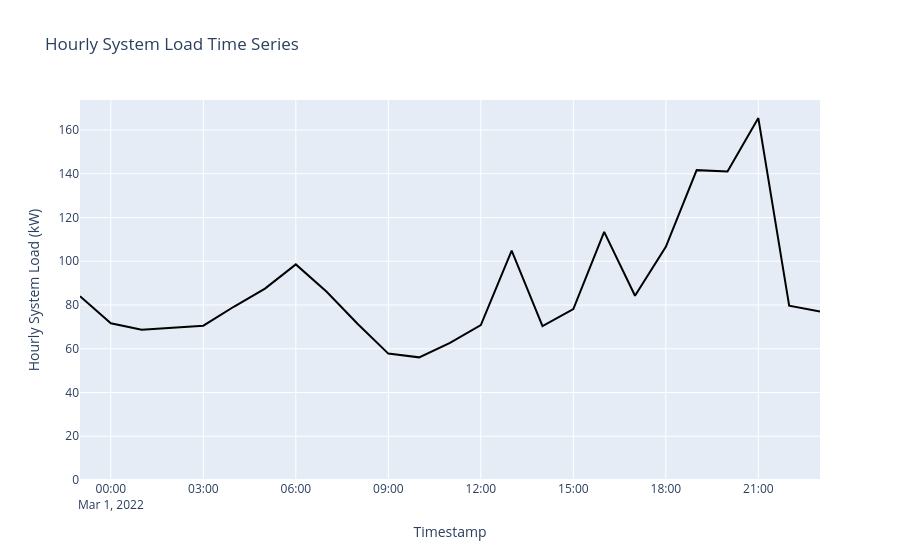

Notebook cell for this chart:
### Markdown cell above
#### Visualization

### Code cell
# Convert the SQL result to Python dataframe.
df_system = result_system.DataFrame()

# Aggregate loads for each hour.
df_system_agg = df_system.groupby('timestamp').sum('value')

# Plot the system time series.
plot_line(df_system, df_system_agg, title='Hourly System Load Time Series', value='Hourly System Load (kW)')

### Figure 1 — Plotly figure (JSON) as saved in the notebook; plotly's stock layout.template omitted (floating-point values rounded to 4 significant figures)
{"data": [{"hovertemplate": "Timestamp=%{x}<br>Hourly System Load (kW)=%{y}<extra></extra>", "legendgroup": "", "line": {"color": "black", "dash": "solid"}, "marker": {"symbol": "circle"}, "mode": "lines", "name": "", "orientation": "v", "showlegend": false, "type": "scatter", "x": ["2022-02-28T23:00:00", "2022-03-01T00:00:00", "2022-03-01T01:00:00", "2022-03-01T02:00:00", "2022-03-01T03:00:00", "2022-03-01T04:00:00", "2022-03-01T05:00:00", "2022-03-01T06:00:00", "2022-03-01T07:00:00", "2022-03-01T08:00:00", "2022-03-01T09:00:00", "2022-03-01T10:00:00", "2022-03-01T11:00:00", "2022-03-01T12:00:00", "2022-03-01T13:00:00", "2022-03-01T14:00:00", "2022-03-01T15:00:00", "2022-03-01T16:00:00", "2022-03-01T17:00:00", "2022-03-01T18:00:00", "2022-03-01T19:00:00", "2022-03-01T20:00:00", "2022-03-01T21:00:00", "2022-03-01T22:00:00", "2022-03-01T23:00:00"], "xaxis": "x", "y": [84.05, 71.66, 68.71, 69.57, 70.53, 79.3, 87.5, 98.55, 86.08, 71.45, 57.78, 56.06, 62.67, 70.8, 104.8, 70.38, 78.13, 113.4, 84.25, 106.6, 141.6, 141.0, 165.4, 79.68, 77.07], "yaxis": "y"}], "layout": {"legend": {"tracegroupgap": 0}, "title": {"text": "Hourly System Load Time Series"}, "xaxis": {"anchor": "y", "domain": [0, 1], "title": {"text": "Timestamp"}}, "yaxis": {"anchor": "x", "domain": [0, 1], "range": [0, 173.7], "title": {"text": "Hourly System Load (kW)"}}}}
